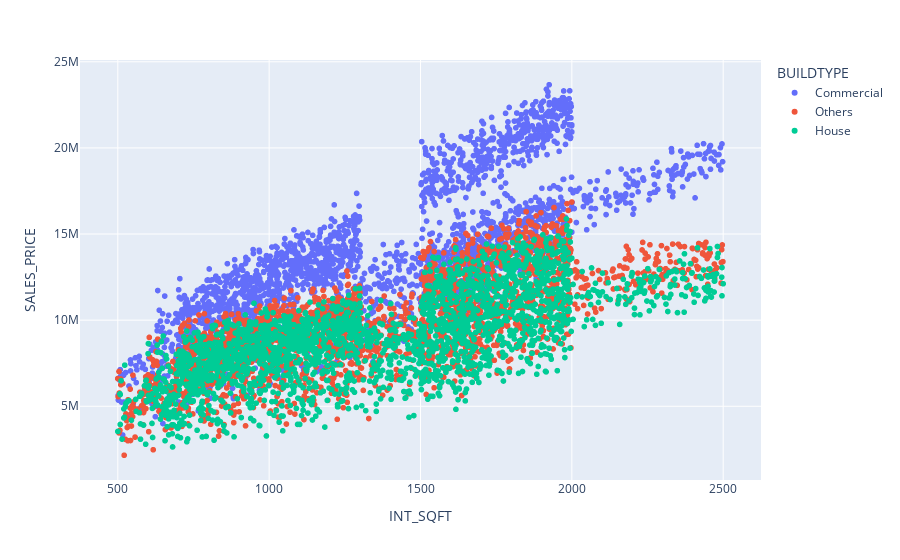

Notebook code cell kept with this figure:
### Code cell
fig = plx.scatter(df, x="INT_SQFT", y="SALES_PRICE", color="BUILDTYPE")
fig.show()

### Figure 1 — Plotly figure (JSON) as saved in the notebook; plotly's stock layout.template omitted (floating-point values rounded to 4 significant figures; data arrays with more than 128 entries replaced by an {"elided": "..."} marker saying what was removed)
{"data": [{"hovertemplate": "BUILDTYPE=Commercial<br>INT_SQFT=%{x}<br>SALES_PRICE=%{y}<extra></extra>", "legendgroup": "Commercial", "marker": {"color": "#636efa", "symbol": "circle"}, "mode": "markers", "name": "Commercial", "showlegend": true, "type": "scattergl", "x": {"elided": "2329 int values"}, "xaxis": "x", "y": {"elided": "2329 int values"}, "yaxis": "y"}, {"hovertemplate": "BUILDTYPE=Others<br>INT_SQFT=%{x}<br>SALES_PRICE=%{y}<extra></extra>", "legendgroup": "Others", "marker": {"color": "#EF553B", "symbol": "circle"}, "mode": "markers", "name": "Others", "showlegend": true, "type": "scattergl", "x": {"elided": "2336 int values"}, "xaxis": "x", "y": {"elided": "2336 int values"}, "yaxis": "y"}, {"hovertemplate": "BUILDTYPE=House<br>INT_SQFT=%{x}<br>SALES_PRICE=%{y}<extra></extra>", "legendgroup": "House", "marker": {"color": "#00cc96", "symbol": "circle"}, "mode": "markers", "name": "House", "showlegend": true, "type": "scattergl", "x": {"elided": "2444 int values"}, "xaxis": "x", "y": {"elided": "2444 int values"}, "yaxis": "y"}], "layout": {"legend": {"title": {"text": "BUILDTYPE"}, "tracegroupgap": 0}, "margin": {"t": 60}, "xaxis": {"anchor": "y", "domain": [0, 1], "title": {"text": "INT_SQFT"}}, "yaxis": {"anchor": "x", "domain": [0, 1], "title": {"text": "SALES_PRICE"}}}}
